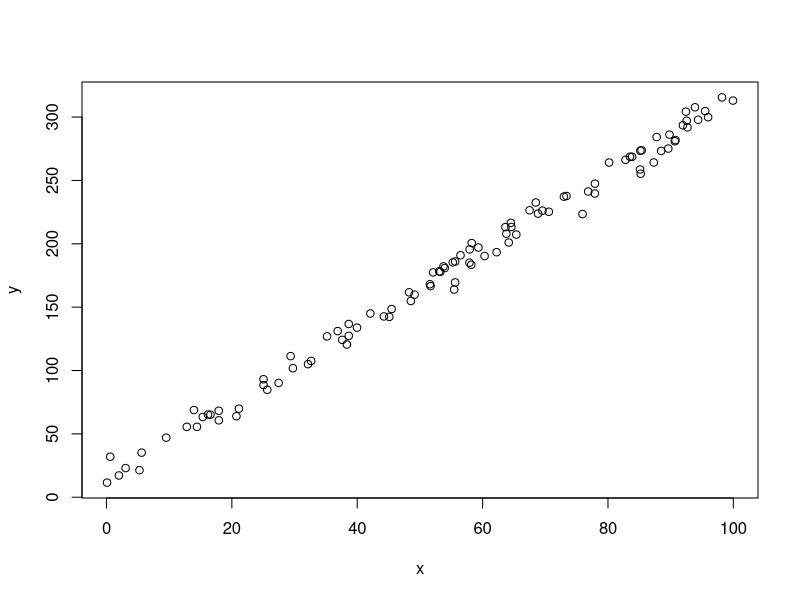
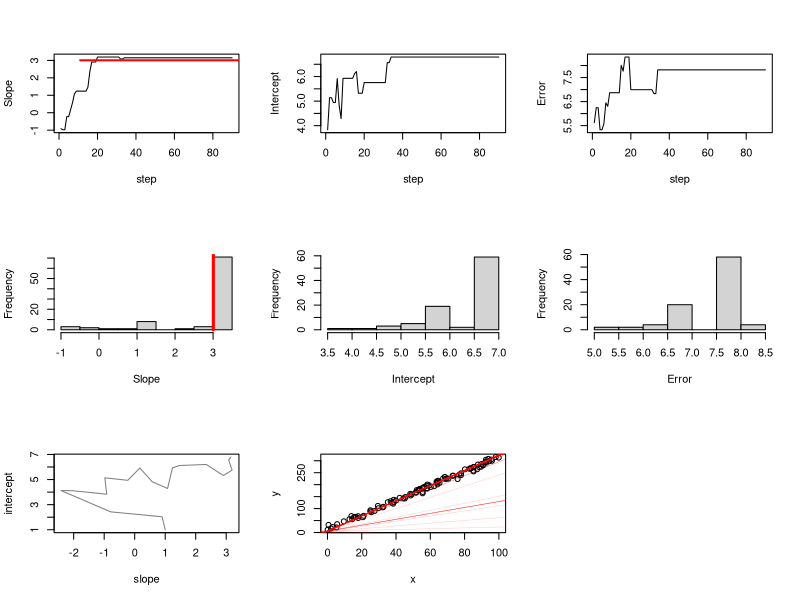
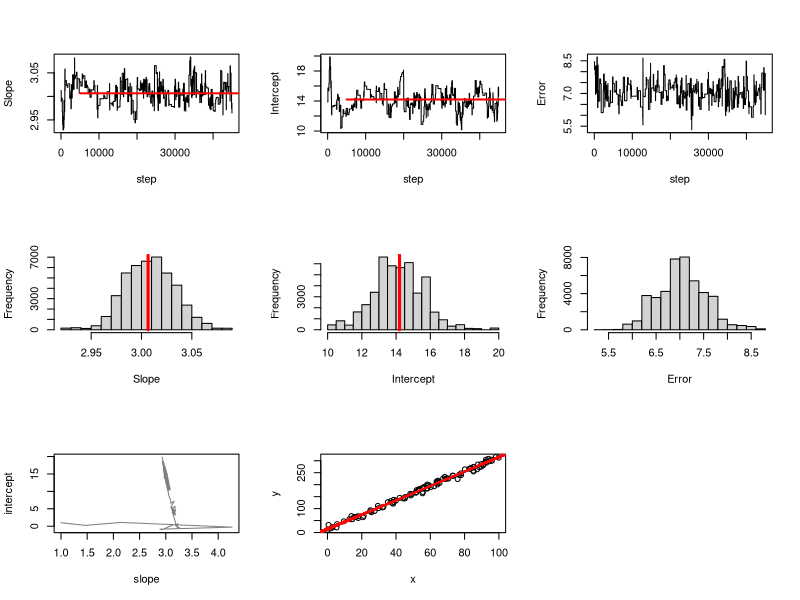
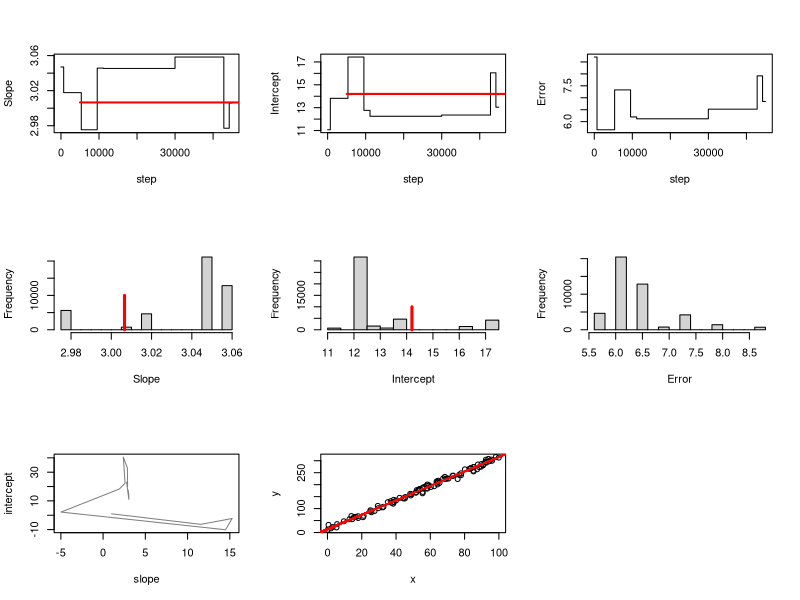
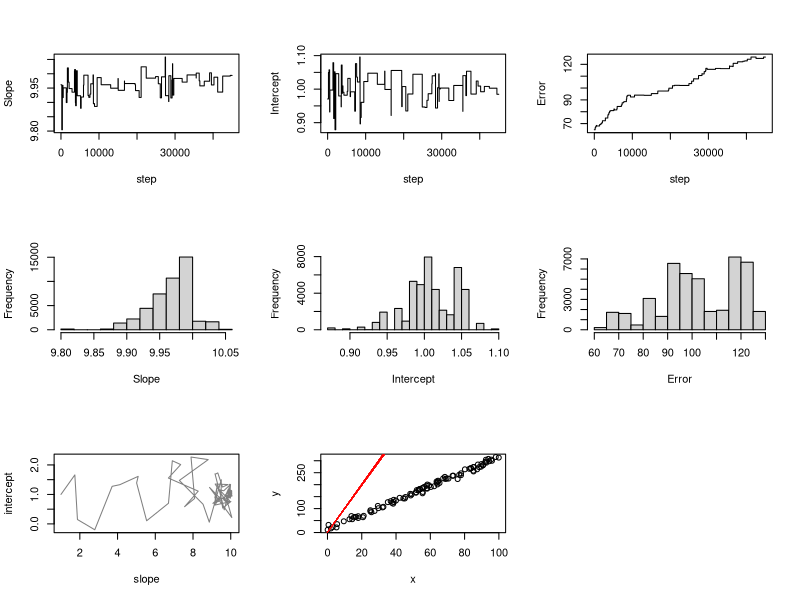
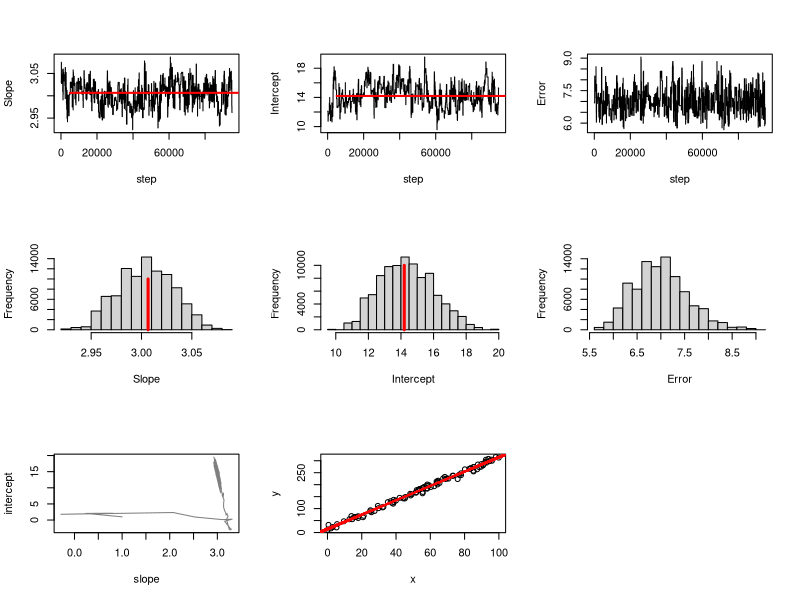
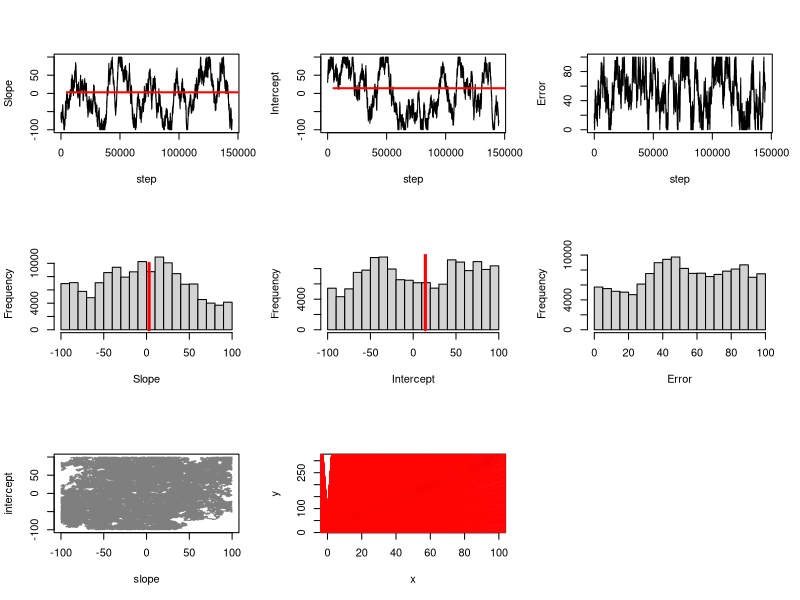
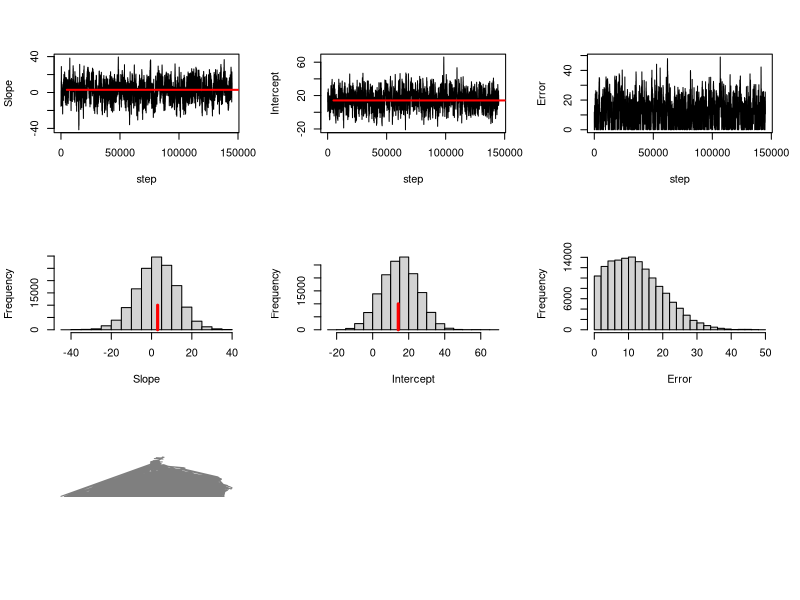

Source code (R) for these figures, in order: (Note: a time limit stopped this script after it produced the figures.)
## ---- chunk 1
#options(repr.plot.width=4, repr.plot.height=4)
## ---- chunk 2
set.seed(121432)
x <- runif(100, 0, 100)
y <- 3*x + 15 + rnorm(length(x), sd = 7)
plot(x, y)
## ---- chunk 3
likelihood <- function(par){
    y_predicted <- par[1] * x + par[2]
    single_likelihoods <- dnorm(y, mean = y_predicted, sd = par[3], log = T)
    return(sum(single_likelihoods))
}
## ---- chunk 4
prior <- function(par){
    prior_slope <- dnorm(par[1], mean = 3, sd = 10, log = T)
    prior_intercept <- dnorm(par[2], mean = 15, sd = 10, log = T)
    prior_error <- dnorm(par[3], mean = 10, sd = 10, log = T)
    return(prior_slope+prior_intercept+prior_error)
}
## ---- chunk 5
proposal_function <- function(par){
    slope_proposal <- par[1] + rnorm(1, mean = 0, sd = 1)
    intercept_proposal <- par[2] + rnorm(1, mean = 0, sd = 1)
    error_proposal <- abs(par[3] + rnorm(1, mean = 0, sd = 1))
    return(c(slope_proposal, intercept_proposal, error_proposal))
}
## ---- chunk 6
start_values <- c(1, 1, 1)
iterations <- 100000

run_mcmc <- function(start_values, iterations, sample_from_prior = F){
    chain <- matrix(NA, iterations, 6)
    prior_start <- prior(start_values)
    likelihood_start <- likelihood(start_values)
    if(sample_from_prior) likelihood_start <- 0
    posterior_start <- prior_start+likelihood_start
    chain[1, ] <- c(prior_start, likelihood_start, posterior_start, start_values)
    colnames(chain) <- c('prior', 'likelihood', 'posterior', 'slope', 'intercept','error')
    for(i in 2:iterations){
        proposal <- proposal_function(chain[i-1, 4:6])
        prior_temp <- prior(proposal)
        likelihood_temp <- likelihood(proposal)
        if(sample_from_prior) likelihood_temp <- 0
        posterior_temp <- prior_temp + likelihood_temp
        mh_ratio <- exp(posterior_temp - chain[i-1, 'posterior'])
        if(mh_ratio > 1){ # Accept if the new proposal has a higher posterior than the previous step
            chain[i, ] <- c(prior_temp, likelihood_temp, posterior_temp, proposal)
        }else if(mh_ratio > runif(1)){ # Accept if the new proposal has a higher posterior than a random number from a uniform distribuiton
            chain[i, ] <- c(prior_temp, likelihood_temp, posterior_temp, proposal)
        }else{ # Reject proposal and return to previous step.
            chain[i, ] <- chain[i-1, ]
        }
    }
    return(chain)
}
## ---- chunk 7
plot_mcmc <- function(chain, burnin, use_heat_colors = T, col_line = rgb(0, 0, 0, 0.5)){
    ml_fit <- summary(lm(y ~ x))
    ml_estimates <- ml_fit$coefficients[, 'Estimate']

    samples <- (1:nrow(chain))[-c(1:burnin)]

    par(mfrow = c(3, 3))
    plot(chain[-c(1:burnin), 'slope'], type = 'l', xlab = 'step', ylab = 'Slope')
    lines( samples, rep(ml_estimates[2], length(samples)), col = 'red', lwd = 2)
    plot(chain[-c(1:burnin), 'intercept'], type = 'l', xlab = 'step', ylab = 'Intercept')
    lines( samples, rep(ml_estimates[1], length(samples)), col = 'red', lwd = 2)
    plot(chain[-c(1:burnin), 'error'], type = 'l', xlab = 'step', ylab = 'Error')

    hist(chain[-c(1:burnin), 'slope'], xlab = 'Slope', main = '')
    lines(x = rep(ml_estimates[2], 2), y = c(0, 10000), col = 'red', lwd = 3)
    hist(chain[-c(1:burnin), 'intercept'], xlab = 'Intercept', main = '')
    lines(x = rep(ml_estimates[1], 2), y = c(0, 10000), col = 'red', lwd = 3)

    hist(chain[-c(1:burnin), 'error'], xlab = 'Error', main = '')
    
    cols <-  rev( heat.colors(nrow(chain), alpha = 1.0))

    if(use_heat_colors){
       plot(chain[order(chain[,'posterior'],decreasing =F),  
                  c('slope', 'intercept')],pch = 20, type = 'b', col = cols)#0, 0, 0.2))
    }else{
        plot(chain[order(chain[,'posterior'],decreasing =F),  
               c('slope', 'intercept')],pch = 20, type = 'l', col = rgb(0, 0, 0, 0.5))
    }

    plot(x, y)
    for(i in 1:length(samples)){
    abline(b =  mean( chain[samples[i], 'slope']), 
           a = mean( chain[samples[i], 'intercept']),col = rgb(1, 0, 0, 0.2), lwd = 0.5)


    }    
}
## ---- chunk 8
#options(repr.plot.width=7,repr.plot.height=7)
## ---- chunk 9
chain <- run_mcmc(start_values = c(1, 1, 1), iterations = 100, sample_from_prior = F)
plot_mcmc(chain, 10, use_heat_colors = F)

## ---- chunk 10
chain <- run_mcmc(start_values = c(1, 1, 1), iterations = 50000, sample_from_prior = F)
plot_mcmc(chain, 5000, use_heat_colors = F)
## ---- chunk 11
proposal_function <- function(par){
    slope_proposal <- par[1] + rnorm(1, mean = 0, sd = 10)
    intercept_proposal <- par[2] + rnorm(1, mean = 0, sd = 10)
    error_proposal <- abs(par[3] + rnorm(1, mean = 0, sd = 10))
    return(c(slope_proposal, intercept_proposal, error_proposal))
}

chain <- run_mcmc(start_values = c(1, 1, 1), iterations = 50000, sample_from_prior = F)
plot_mcmc(chain, 5000, use_heat_colors = F)
## ---- chunk 12
proposal_function <- function(par){
    slope_proposal <- par[1] + rnorm(1, mean = 0, sd = 1)
    intercept_proposal <- par[2] + rnorm(1, mean = 0, sd = 1)
    error_proposal <- abs(par[3] + rnorm(1, mean = 0, sd = 1))
    return(c(slope_proposal, intercept_proposal, error_proposal))
}


## ---- chunk 13
prior <- function(par){
    prior_slope <- dnorm(par[1], mean = 10, sd = 0.01, log = T)
    prior_intercept <- dnorm(par[2], mean = 1, sd = 0.01, log = T)
    prior_error <- dnorm(par[3], mean = 10, sd = 10, log = T)
    return(prior_slope+prior_intercept+prior_error)
}
## ---- chunk 14
chain <- run_mcmc(start_values = c(1, 1, 1), iterations = 50000, sample_from_prior = F)
plot_mcmc(chain, 5000, use_heat_colors = F, col_line = 0.1)
## ---- chunk 15
prior <- function(par){
    prior_slope <- dunif(par[1], min = -100, max = 100,log = T)
    prior_intercept <- dunif(par[2], min = -100, max = 100, log = T)
    prior_error <- dunif(par[3], min = -100, max = 100, log = T)
    return(prior_slope+prior_intercept+prior_error)
}

## ---- chunk 16
chain <- run_mcmc(start_values = c(1, 1, 1), iterations = 100000, sample_from_prior = F)
plot_mcmc(chain, 5000, use_heat_colors = F, col_line = 0.1)
## ---- chunk 17
chain <- run_mcmc(start_values = c(1, 1, 1), iterations = 150000, sample_from_prior = T)
## ---- chunk 18
plot_mcmc(chain, 5000, use_heat_colors = F, col_line = 0.1)
## ---- chunk 19
prior <- function(par){
    prior_slope <- dnorm(par[1], mean = 3, sd = 10, log = T)
    prior_intercept <- dnorm(par[2], mean = 15, sd = 10, log = T)
    prior_error <- dnorm(par[3], mean = 10, sd = 10, log = T)
    return(prior_slope+prior_intercept+prior_error)
}
## ---- chunk 20
chain <- run_mcmc(start_values = c(1, 1, 1), iterations = 150000, sample_from_prior = T)
plot_mcmc(chain, 5000, use_heat_colors = F, col_line = 0.1)
